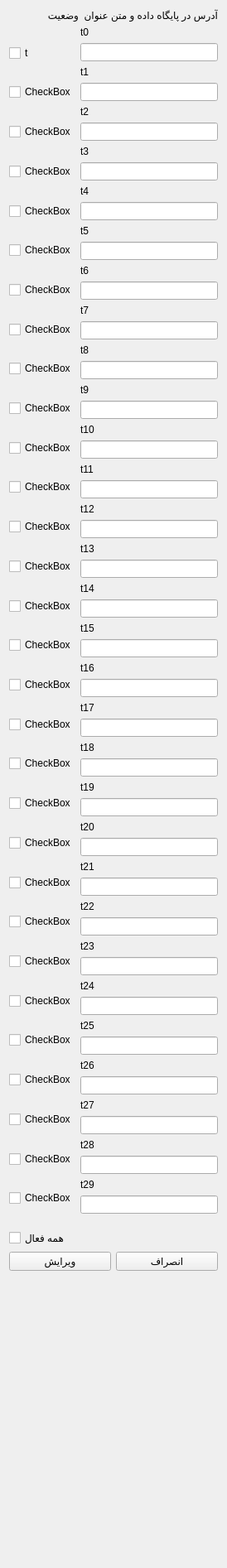
            <widget class="QWidget" name="scrollAreaWidgetContents_edit_title_hs_form">
             <property name="geometry">
              <rect>
               <x>-264</x>
               <y>0</y>
               <width>274</width>
               <height>1894</height>
              </rect>
             </property>
             <layout class="QVBoxLayout" name="verticalLayout_9">
              <item>
               <layout class="QVBoxLayout" name="vl_base_checkand_edit_tform_hs">
                <item>
                 <layout class="QVBoxLayout" name="vl_baseee">
                  <item>
                   <layout class="QHBoxLayout" name="horizontalLayout_5">
                    <item>
                     <widget class="QLabel" name="label_2">
                      <property name="text">
                       <string>وضعیت</string>
                      </property>
                     </widget>
                    </item>
                    <item>
                     <widget class="QLabel" name="label">
                      <property name="text">
                       <string>آدرس در پایگاه داده و متن عنوان</string>
                      </property>
                     </widget>
                    </item>
                   </layout>
                  </item>
                  <item>
                   <layout class="QHBoxLayout" name="hl_abstraction_layer_edit_form_title_hs_vs_status_ths">
                    <item>
                     <layout class="QVBoxLayout" name="vl_status_disable_title_hs_on_right_side">
                      <item>
                       <widget class="QLabel" name="lbl_space_0">
                        <property name="text">
                         <string/>
                        </property>
                       </widget>
                      </item>
                      <item>
                       <widget class="QCheckBox" name="cbox_stats_disable_0">
                        <property name="text">
                         <string>t</string>
                        </property>
                       </widget>
                      </item>
                      <item>
                       <widget class="QLabel" name="lbl_space_1">
                        <property name="text">
                         <string/>
                        </property>
                       </widget>
                      </item>
                      <item>
                       <widget class="QCheckBox" name="cbox_stats_disable_1">
                        <property name="text">
                         <string>CheckBox</string>
                        </property>
                       </widget>
                      </item>
                      <item>
                       <widget class="QLabel" name="lbl_space_2">
                        <property name="text">
                         <string/>
                        </property>
                       </widget>
                      </item>
                      <item>
                       <widget class="QCheckBox" name="cbox_stats_disable_2">
                        <property name="text">
                         <string>CheckBox</string>
                        </property>
                       </widget>
                      </item>
                      <item>
                       <widget class="QLabel" name="lbl_space_3">
                        <property name="text">
                         <string/>
                        </property>
                       </widget>
                      </item>
                      <item>
                       <widget class="QCheckBox" name="cbox_stats_disable_3">
                        <property name="text">
                         <string>CheckBox</string>
                        </property>
                       </widget>
                      </item>
                      <item>
                       <widget class="QLabel" name="lbl_space_4">
                        <property name="text">
                         <string/>
                        </property>
                       </widget>
                      </item>
                      <item>
                       <widget class="QCheckBox" name="cbox_stats_disable_4">
                        <property name="text">
                         <string>CheckBox</string>
                        </property>
                       </widget>
                      </item>
                      <item>
                       <widget class="QLabel" name="lbl_space_5">
                        <property name="text">
                         <string/>
                        </property>
                       </widget>
                      </item>
                      <item>
                       <widget class="QCheckBox" name="cbox_stats_disable_5">
                        <property name="text">
                         <string>CheckBox</string>
                        </property>
                       </widget>
                      </item>
                      <item>
                       <widget class="QLabel" name="lbl_space_6">
                        <property name="text">
                         <string/>
                        </property>
                       </widget>
                      </item>
                      <item>
                       <widget class="QCheckBox" name="cbox_stats_disable_6">
                        <property name="text">
                         <string>CheckBox</string>
                        </property>
                       </widget>
                      </item>
                      <item>
                       <widget class="QLabel" name="lbl_space_7">
                        <property name="text">
                         <string/>
                        </property>
                       </widget>
                      </item>
                      <item>
                       <widget class="QCheckBox" name="cbox_stats_disable_7">
                        <property name="text">
                         <string>CheckBox</string>
                        </property>
                       </widget>
                      </item>
                      <item>
                       <widget class="QLabel" name="lbl_space_8">
                        <property name="text">
                         <string/>
                        </property>
                       </widget>
                      </item>
                      <item>
                       <widget class="QCheckBox" name="cbox_stats_disable_8">
                        <property name="text">
                         <string>CheckBox</string>
                        </property>
                       </widget>
                      </item>
                      <item>
                       <widget class="QLabel" name="lbl_space_9">
                        <property name="text">
                         <string/>
                        </property>
                       </widget>
                      </item>
                      <item>
                       <widget class="QCheckBox" name="cbox_stats_disable_9">
                        <property name="text">
                         <string>CheckBox</string>
                        </property>
                       </widget>
                      </item>
                      <item>
                       <widget class="QLabel" name="lbl_space_10">
                        <property name="text">
                         <string/>
                        </property>
                       </widget>
                      </item>
                      <item>
                       <widget class="QCheckBox" name="cbox_stats_disable_10">
                        <property name="text">
                         <string>CheckBox</string>
                        </property>
                       </widget>
                      </item>
                      <item>
                       <widget class="QLabel" name="lbl_space_11">
                        <property name="text">
                         <string/>
                        </property>
                       </widget>
                      </item>
                      <item>
                       <widget class="QCheckBox" name="cbox_stats_disable_11">
                        <property name="text">
                         <string>CheckBox</string>
                        </property>
                       </widget>
                      </item>
                      <item>
                       <widget class="QLabel" name="lbl_space_12">
                        <property name="text">
                         <string/>
                        </property>
                       </widget>
                      </item>
                      <item>
                       <widget class="QCheckBox" name="cbox_stats_disable_12">
                        <property name="text">
                         <string>CheckBox</string>
                        </property>
                       </widget>
                      </item>
                      <item>
                       <widget class="QLabel" name="lbl_space_13">
                        <property name="text">
                         <string/>
                        </property>
                       </widget>
                      </item>
                      <item>
                       <widget class="QCheckBox" name="cbox_stats_disable_13">
                        <property name="text">
                         <string>CheckBox</string>
                        </property>
                       </widget>
                      </item>
                      <item>
                       <widget class="QLabel" name="llbl_space_14">
                        <property name="text">
                         <string/>
                        </property>
                       </widget>
                      </item>
                      <item>
                       <widget class="QCheckBox" name="cbox_stats_disable_14">
                        <property name="text">
                         <string>CheckBox</string>
                        </property>
                       </widget>
                      </item>
                      <item>
                       <widget class="QLabel" name="lbl_space_15">
                        <property name="text">
                         <string/>
                        </property>
                       </widget>
                      </item>
                      <item>
                       <widget class="QCheckBox" name="cbox_stats_disable_15">
                        <property name="text">
                         <string>CheckBox</string>
                        </property>
                       </widget>
                      </item>
                      <item>
                       <widget class="QLabel" name="lbl_space_16">
                        <property name="text">
                         <string/>
                        </property>
                       </widget>
                      </item>
                      <item>
                       <widget class="QCheckBox" name="cbox_stats_disable_16">
                        <property name="text">
                         <string>CheckBox</string>
                        </property>
                       </widget>
                      </item>
                      <item>
                       <widget class="QLabel" name="lbl_space_17">
                        <property name="text">
                         <string/>
                        </property>
                       </widget>
                      </item>
                      <item>
                       <widget class="QCheckBox" name="cbox_stats_disable_17">
                        <property name="text">
                         <string>CheckBox</string>
                        </property>
                       </widget>
                      </item>
                      <item>
                       <widget class="QLabel" name="lbl_space_18">
                        <property name="text">
                         <string/>
                        </property>
                       </widget>
                      </item>
                      <item>
                       <widget class="QCheckBox" name="cbox_stats_disable_18">
                        <property name="text">
                         <string>CheckBox</string>
                        </property>
                       </widget>
                      </item>
                      <item>
                       <widget class="QLabel" name="lbl_space_19">
                        <property name="text">
                         <string/>
                        </property>
                       </widget>
                      </item>
                      <item>
                       <widget class="QCheckBox" name="cbox_stats_disable_19">
                        <property name="text">
                         <string>CheckBox</string>
                        </property>
                       </widget>
                      </item>
                      <item>
                       <widget class="QLabel" name="lbl_space_20">
                        <property name="text">
                         <string/>
                        </property>
                       </widget>
                      </item>
                      <item>
                       <widget class="QCheckBox" name="cbox_stats_disable_20">
                        <property name="text">
                         <string>CheckBox</string>
                        </property>
                       </widget>
                      </item>
                      <item>
                       <widget class="QLabel" name="lbl_space_21">
                        <property name="text">
                         <string/>
                        </property>
                       </widget>
                      </item>
                      <item>
                       <widget class="QCheckBox" name="cbox_stats_disable_21">
                        <property name="text">
                         <string>CheckBox</string>
                        </property>
                       </widget>
                      </item>
                      <item>
                       <widget class="QLabel" name="lbl_space_22">
                        <property name="text">
                         <string/>
                        </property>
                       </widget>
                      </item>
                      <item>
                       <widget class="QCheckBox" name="cbox_stats_disable_22">
                        <property name="text">
                         <string>CheckBox</string>
                        </property>
                       </widget>
                      </item>
                      <item>
                       <widget class="QLabel" name="lbl_space_23">
                        <property name="text">
                         <string/>
                        </property>
                       </widget>
                      </item>
                      <item>
                       <widget class="QCheckBox" name="cbox_stats_disable_23">
                        <property name="text">
                         <string>CheckBox</string>
                        </property>
                       </widget>
                      </item>
                      <item>
                       <widget class="QLabel" name="lbl_space_24">
                        <property name="text">
                         <string/>
                        </property>
                       </widget>
                      </item>
                      <item>
                       <widget class="QCheckBox" name="cbox_stats_disable_24">
                        <property name="text">
                         <string>CheckBox</string>
                        </property>
                       </widget>
                      </item>
                      <item>
                       <widget class="QLabel" name="lbl_space_25">
                        <property name="text">
                         <string/>
                        </property>
                       </widget>
                      </item>
                      <item>
                       <widget class="QCheckBox" name="cbox_stats_disable_25">
                        <property name="text">
                         <string>CheckBox</string>
                        </property>
                       </widget>
                      </item>
                      <item>
                       <widget class="QLabel" name="lbl_space_26">
                        <property name="text">
                         <string/>
                        </property>
                       </widget>
                      </item>
                      <item>
                       <widget class="QCheckBox" name="cbox_stats_disable_26">
                        <property name="text">
                         <string>CheckBox</string>
                        </property>
                       </widget>
                      </item>
                      <item>
                       <widget class="QLabel" name="lbl_space_27">
                        <property name="text">
                         <string/>
                        </property>
                       </widget>
                      </item>
                      <item>
                       <widget class="QCheckBox" name="cbox_stats_disable_27">
                        <property name="text">
                         <string>CheckBox</string>
                        </property>
                       </widget>
                      </item>
                      <item>
                       <widget class="QLabel" name="lbl_space_28">
                        <property name="text">
                         <string/>
                        </property>
                       </widget>
                      </item>
                      <item>
                       <widget class="QCheckBox" name="cbox_stats_disable_28">
                        <property name="text">
                         <string>CheckBox</string>
                        </property>
                       </widget>
                      </item>
                      <item>
                       <widget class="QLabel" name="lbl_space_29">
                        <property name="text">
                         <string/>
                        </property>
                       </widget>
                      </item>
                      <item>
                       <widget class="QCheckBox" name="cbox_stats_disable_29">
                        <property name="text">
                         <string>CheckBox</string>
                        </property>
                       </widget>
                      </item>
                      <item>
                       <widget class="QLabel" name="lbl_space_30">
                        <property name="text">
                         <string/>
                        </property>
                       </widget>
                      </item>
                      <item>
                       <widget class="QCheckBox" name="cbox_stats_disable_all">
                        <property name="text">
                         <string>همه فعال</string>
                        </property>
                       </widget>
                      </item>
                     </layout>
                    </item>
                    <item>
                     <layout class="QVBoxLayout" name="vl_hs_edit_titles">
                      <item>
                       <widget class="QLabel" name="lbl_edit_tform_hs_0">
                        <property name="text">
                         <string>t0</string>
                        </property>
                       </widget>
                      </item>
                      <item>
                       <widget class="QLineEdit" name="txt_edit_tform_hs_0"/>
                      </item>
                      <item>
                       <widget class="QLabel" name="lbl_edit_tform_hs_1">
                        <property name="text">
                         <string>t1</string>
                        </property>
                       </widget>
                      </item>
                      <item>
                       <widget class="QLineEdit" name="txt_edit_tform_hs_1"/>
                      </item>
                      <item>
                       <widget class="QLabel" name="lbl_edit_tform_hs_2">
                        <property name="text">
                         <string>t2</string>
                        </property>
                       </widget>
                      </item>
                      <item>
                       <widget class="QLineEdit" name="txt_edit_tform_hs_2"/>
                      </item>
                      <item>
                       <widget class="QLabel" name="lbl_edit_tform_hs_3">
                        <property name="text">
                         <string>t3</string>
                        </property>
                       </widget>
                      </item>
                      <item>
                       <widget class="QLineEdit" name="txt_edit_tform_hs_3"/>
                      </item>
                      <item>
                       <widget class="QLabel" name="lbl_edit_tform_hs_4">
                        <property name="text">
                         <string>t4</string>
                        </property>
                       </widget>
                      </item>
                      <item>
                       <widget class="QLineEdit" name="txt_edit_tform_hs_4"/>
                      </item>
                      <item>
                       <widget class="QLabel" name="lbl_edit_tform_hs_5">
                        <property name="text">
                         <string>t5</string>
                        </property>
                       </widget>
                      </item>
                      <item>
                       <widget class="QLineEdit" name="txt_edit_tform_hs_5"/>
                      </item>
                      <item>
                       <widget class="QLabel" name="lbl_edit_tform_hs_6">
                        <property name="text">
                         <string>t6</string>
                        </property>
                       </widget>
                      </item>
                      <item>
                       <widget class="QLineEdit" name="txt_edit_tform_hs_6"/>
                      </item>
                      <item>
                       <widget class="QLabel" name="lbl_edit_tform_hs_7">
                        <property name="text">
                         <string>t7</string>
                        </property>
                       </widget>
                      </item>
                      <item>
                       <widget class="QLineEdit" name="txt_edit_tform_hs_7"/>
                      </item>
                      <item>
                       <widget class="QLabel" name="lbl_edit_tform_hs_8">
                        <property name="text">
                         <string>t8</string>
                        </property>
                       </widget>
                      </item>
                      <item>
                       <widget class="QLineEdit" name="txt_edit_tform_hs_8"/>
                      </item>
                      <item>
                       <widget class="QLabel" name="lbl_edit_tform_hs_9">
                        <property name="text">
                         <string>t9</string>
                        </property>
                       </widget>
                      </item>
                      <item>
                       <widget class="QLineEdit" name="txt_edit_tform_hs_9"/>
                      </item>
                      <item>
                       <widget class="QLabel" name="lbl_edit_tform_hs_10">
                        <property name="text">
                         <string>t10</string>
                        </property>
                       </widget>
                      </item>
                      <item>
                       <widget class="QLineEdit" name="txt_edit_tform_hs_10"/>
                      </item>
                      <item>
                       <widget class="QLabel" name="lbl_edit_tform_hs_11">
                        <property name="text">
                         <string>t11</string>
                        </property>
                       </widget>
                      </item>
                      <item>
                       <widget class="QLineEdit" name="txt_edit_tform_hs_11"/>
                      </item>
                      <item>
                       <widget class="QLabel" name="lbl_edit_tform_hs_12">
                        <property name="text">
                         <string>t12</string>
                        </property>
                       </widget>
                      </item>
                      <item>
                       <widget class="QLineEdit" name="txt_edit_tform_hs_12"/>
                      </item>
                      <item>
                       <widget class="QLabel" name="lbl_edit_tform_hs_13">
                        <property name="text">
                         <string>t13</string>
                        </property>
                       </widget>
                      </item>
                      <item>
                       <widget class="QLineEdit" name="txt_edit_tform_hs_13"/>
                      </item>
                      <item>
                       <widget class="QLabel" name="lbl_edit_tform_hs_14">
                        <property name="text">
                         <string>t14</string>
                        </property>
                       </widget>
                      </item>
                      <item>
                       <widget class="QLineEdit" name="txt_edit_tform_hs_14"/>
                      </item>
                      <item>
                       <widget class="QLabel" name="lbl_edit_tform_hs_15">
                        <property name="text">
                         <string>t15</string>
                        </property>
                       </widget>
                      </item>
                      <item>
                       <widget class="QLineEdit" name="txt_edit_tform_hs_15"/>
                      </item>
                      <item>
                       <widget class="QLabel" name="lbl_edit_tform_hs_16">
                        <property name="text">
                         <string>t16</string>
                        </property>
                       </widget>
                      </item>
                      <item>
                       <widget class="QLineEdit" name="txt_edit_tform_hs_16"/>
                      </item>
                      <item>
                       <widget class="QLabel" name="lbl_edit_tform_hs_17">
                        <property name="text">
                         <string>t17</string>
                        </property>
                       </widget>
                      </item>
                      <item>
                       <widget class="QLineEdit" name="txt_edit_tform_hs_17"/>
                      </item>
                      <item>
                       <widget class="QLabel" name="lbl_edit_tform_hs_18">
                        <property name="text">
                         <string>t18</string>
                        </property>
                       </widget>
                      </item>
                      <item>
                       <widget class="QLineEdit" name="txt_edit_tform_hs_18"/>
                      </item>
                      <item>
                       <widget class="QLabel" name="lbl_edit_tform_hs_19">
                        <property name="text">
                         <string>t19</string>
                        </property>
                       </widget>
                      </item>
                      <item>
                       <widget class="QLineEdit" name="txt_edit_tform_hs_19"/>
                      </item>
                      <item>
                       <widget class="QLabel" name="lbl_edit_tform_hs_20">
                        <property name="text">
                         <string>t20</string>
                        </property>
                       </widget>
                      </item>
                      <item>
                       <widget class="QLineEdit" name="txt_edit_tform_hs_20"/>
                      </item>
                      <item>
                       <widget class="QLabel" name="lbl_edit_tform_hs_21">
                        <property name="text">
                         <string>t21</string>
                        </property>
                       </widget>
                      </item>
                      <item>
                       <widget class="QLineEdit" name="txt_edit_tform_hs_21"/>
                      </item>
                      <item>
                       <widget class="QLabel" name="lbl_edit_tform_hs_22">
                        <property name="text">
                         <string>t22</string>
                        </property>
                       </widget>
                      </item>
                      <item>
                       <widget class="QLineEdit" name="txt_edit_tform_hs_22"/>
                      </item>
                      <item>
                       <widget class="QLabel" name="lbl_edit_tform_hs_23">
                        <property name="text">
                         <string>t23</string>
                        </property>
                       </widget>
                      </item>
                      <item>
                       <widget class="QLineEdit" name="txt_edit_tform_hs_23"/>
                      </item>
                      <item>
                       <widget class="QLabel" name="lbl_edit_tform_hs_24">
                        <property name="text">
                         <string>t24</string>
                        </property>
                       </widget>
                      </item>
                      <item>
                       <widget class="QLineEdit" name="txt_edit_tform_hs_24"/>
                      </item>
                      <item>
                       <widget class="QLabel" name="lbl_edit_tform_hs_25">
                        <property name="text">
                         <string>t25</string>
                        </property>
                       </widget>
                      </item>
                      <item>
                       <widget class="QLineEdit" name="txt_edit_tform_hs_25"/>
                      </item>
                      <item>
                       <widget class="QLabel" name="lbl_edit_tform_hs_26">
                        <property name="text">
                         <string>t26</string>
                        </property>
                       </widget>
                      </item>
                      <item>
                       <widget class="QLineEdit" name="txt_edit_tform_hs_26"/>
                      </item>
                      <item>
                       <widget class="QLabel" name="lbl_edit_tform_hs_27">
                        <property name="text">
                         <string>t27</string>
                        </property>
                       </widget>
                      </item>
                      <item>
                       <widget class="QLineEdit" name="txt_edit_tform_hs_27"/>
                      </item>
                      <item>
                       <widget class="QLabel" name="lbl_edit_tform_hs_28">
                        <property name="text">
                         <string>t28</string>
                        </property>
                       </widget>
                      </item>
                      <item>
                       <widget class="QLineEdit" name="txt_edit_tform_hs_28"/>
                      </item>
                      <item>
                       <widget class="QLabel" name="lbl_edit_tform_hs_29">
                        <property name="text">
                         <string>t29</string>
                        </property>
                       </widget>
                      </item>
                      <item>
                       <widget class="QLineEdit" name="txt_edit_tform_hs_29"/>
                      </item>
                      <item>
                       <widget class="QLabel" name="lbl_edit_tform_hs_space2">
                        <property name="text">
                         <string/>
                        </property>
                       </widget>
                      </item>
                      <item>
                       <widget class="QLabel" name="lbl_edit_tform_hs_space">
                        <property name="text">
                         <string/>
                        </property>
                       </widget>
                      </item>
                     </layout>
                    </item>
                   </layout>
                  </item>
                 </layout>
                </item>
                <item>
                 <layout class="QHBoxLayout" name="hl_hs_edit_titles_for_btn">
                  <item>
                   <widget class="QPushButton" name="btn_submit_edit_titles_hs">
                    <property name="text">
                     <string>ویرایش</string>
                    </property>
                   </widget>
                  </item>
                  <item>
                   <widget class="QPushButton" name="btn_cancel_edit_titles_hs">
                    <property name="text">
                     <string>انصراف</string>
                    </property>
                   </widget>
                  </item>
                 </layout>
                </item>
               </layout>
              </item>
              <item>
               <widget class="QLabel" name="label_4">
                <property name="text">
                 <string/>
                </property>
               </widget>
              </item>
             </layout>
            </widget>
